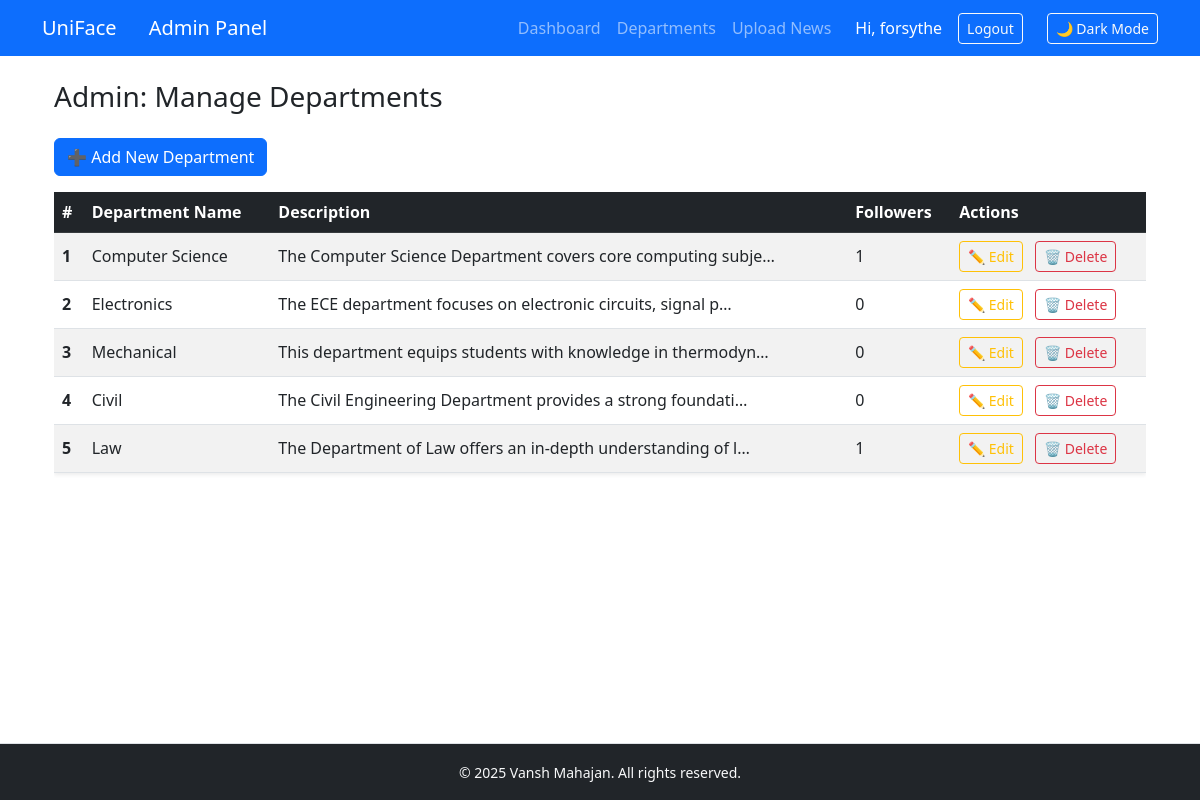
Screenshot of /manage-department/ (signed in) with the database file from the repository.
### core/models.py (models this page shows, shortened)
class Department(models.Model):
    name = models.CharField(max_length=100, unique=True)
    description = models.TextField(blank=True)
    email = models.EmailField(blank=True, null=True)
    followers = models.ManyToManyField(User,related_name='followed_departments', blank=True)

### core/views.py (the view, shortened to what this page needs)
# urls.py: path('manage-department/', views.manage_department, name='manage_department'),  # Added
@user_passes_test(is_admin)
def manage_department(request):
    departments = Department.objects.all()
    return render(request, 'core/manage_department.html', {
        'departments': departments
    })

### core/views.py (called while the page is built)
def is_admin(user):
    return user.is_staff  # This checks if the user has staff status (admin rights)

### core/templates/core/manage_department.html (shortened to what this page needs)
{% extends 'core/base.html' %}
{% block content %}
<div class="container mt-4">
    <h3 class="mb-4">Admin: Manage Departments</h3>
    <div class="mb-3">
        <a href="{% url 'add_department' %}" class="btn btn-primary">➕ Add New Department</a>
    </div>
    <div class="table-responsive">
        <table class="table table-striped table-hover align-middle shadow-sm">
            <thead class="table-dark">
                <tr>
                    <th scope="col">#</th>
                    <th scope="col">Department Name</th>
                    <th scope="col">Description</th>
                    <th scope="col">Followers</th>
                    <th scope="col">Actions</th>
                </tr>
            </thead>
            <tbody>
                {% for dept in departments %}
                <tr>
                    <th scope="row">{{ forloop.counter }}</th>
                    <td>{{ dept.name }}</td>
                    <td>{{ dept.description|truncatechars:60 }}</td>
                    <td>{{ dept.followers.count }}</td>
                    <td>
                        <a href="{% url 'edit_department' dept.id %}" class="btn btn-sm btn-outline-warning me-2">✏️ Edit</a>
                        <form method="post" action="{% url 'delete_department' dept.id %}" class="d-inline">
                            <button type="submit" class="btn btn-sm btn-outline-danger" onclick="return confirm('Are you sure you want to delete this department?');">🗑️ Delete</button>
                        </form>
                    </td>
                </tr>
                {% empty %}
                <tr>
                    <td colspan="5" class="text-center">No departments added yet.</td>
                </tr>
                {% endfor %}
            </tbody>
        </table>
    </div>
</div>
{% endblock %}

### core/templates/core/base.html (shortened to what this page needs)
<!DOCTYPE html>
<html>
<head>
    <link href="https://cdn.jsdelivr.net/npm/bootstrap@5.3.0/dist/css/bootstrap.min.css" rel="stylesheet">
</head>
<body>
<nav class="navbar navbar-expand-lg navbar-dark bg-primary" id="mainNavbar">
    <div class="container">
        <a class="navbar-brand" href="/">UniFace</a>
        {% if user.is_staff %}
        <a class="navbar-brand ms-3" href="{% url 'admin_dashboard' %}">Admin Panel</a>
        {% endif %}
        <div class="collapse navbar-collapse justify-content-end" id="navbarNav">
            {% if user.is_authenticated %}
            <ul class="navbar-nav me-3">
                <li class="nav-item">
                    <a class="nav-link" href="{% url 'dashboard' %}">Dashboard</a>
                </li>
                <li class="nav-item">
                    <a class="nav-link" href="{% url 'department_overview' %}">Departments</a>
                </li>
                <li class="nav-item">
                    <a class="nav-link" href="{% url 'upload_news' %}">Upload News</a>
                </li>
            </ul>
            <div class="d-flex align-items-center">
                <span class="text-white me-3">Hi, {{ user.username }}</span>
                <form method="post" action="{% url 'logout' %}" class="me-2">
                    <button type="submit" class="btn btn-outline-light btn-sm">Logout</button>
                </form>
            </div>
            {% endif %}
            <button id="darkModeToggle" class="btn btn-outline-light btn-sm ms-3">🌙 Dark Mode</button>
        </div>
    </div>
</nav>
<div class="container mt-4 content-container">
    {% block content %}
    {% endblock %}
</div>
<footer class="text-center py-3 bg-dark text-light border-top position-fixed bottom-0 w-100">
    <small>&copy; 2025 Vansh Mahajan. All rights reserved.</small>
</footer>
</body>
</html>

### core/templates/core/base.html (style rules this page uses)
footer { margin-top: 100px; }
.content-container { padding-bottom: 150px; }

### rows the page displays
Department: name "Computer Science", description "The Computer Science Department covers core computing subje…", followers.count "1"
Department: name "Electronics", description "The ECE department focuses on electronic circuits, signal p…", followers.count "0"
Department: name "Mechanical", description "This department equips students with knowledge in thermodyn…", followers.count "0"
Department: name "Civil", description "The Civil Engineering Department provides a strong foundati…", followers.count "0"
Department: name "Law", description "The Department of Law offers an in-depth understanding of l…", followers.count "1"

### other values shown
{{ user.username }} "forsythe"
